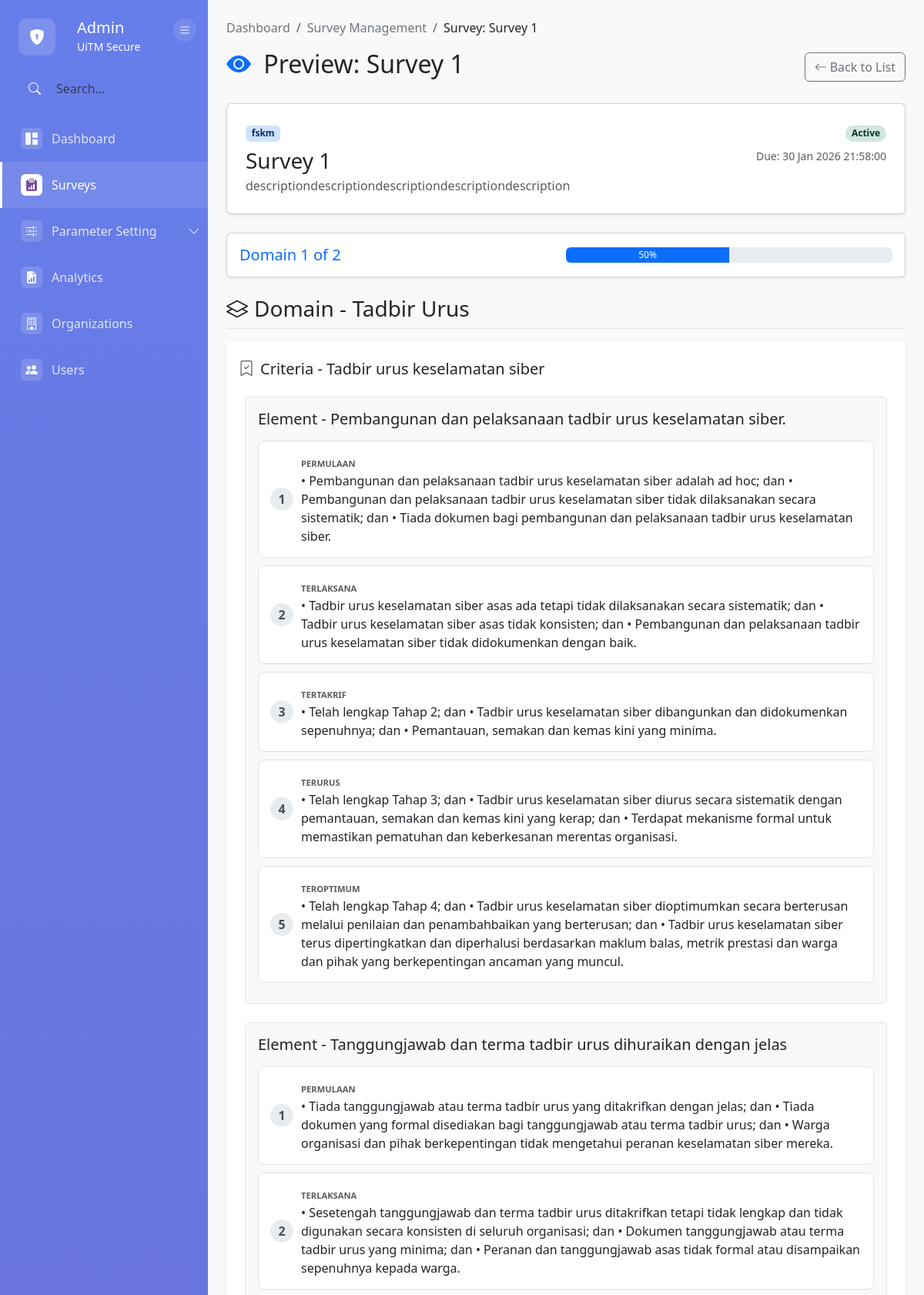
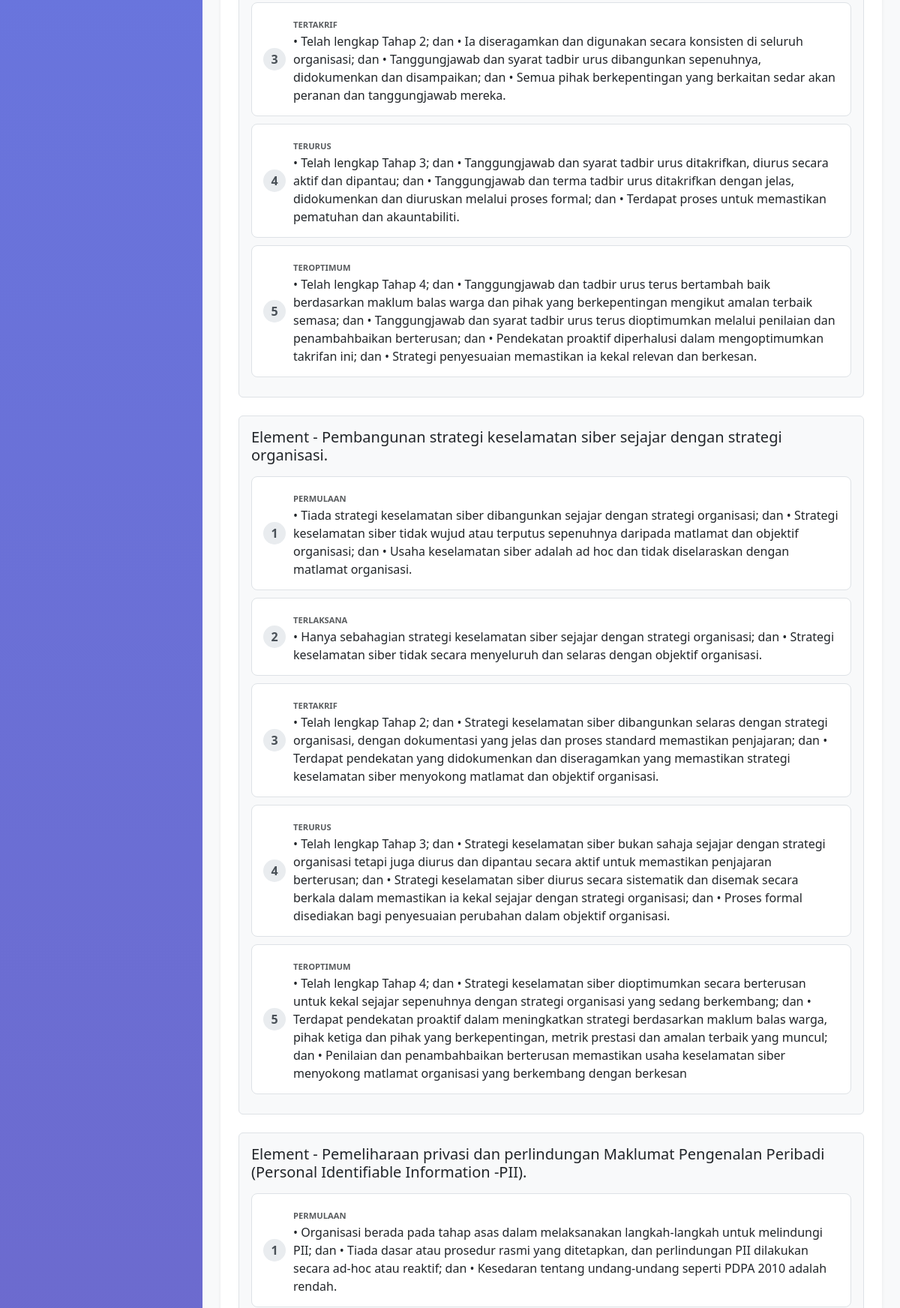
Screenshot of /modules/admin/survey/preview.php?id=SV001 (signed in, upper part) with the database file from the repository (2 pictures, top to bottom).
### tables this page shows
CREATE TABLE `survey` (
  `survey_ID` varchar(50) NOT NULL,
  `survey_name` varchar(30) NOT NULL,
  `department` varchar(50) DEFAULT NULL,
  `start_date` datetime DEFAULT NULL,
  `end_date` datetime DEFAULT NULL,
  `status` varchar(100) DEFAULT NULL,
  `survey_description` varchar(500) DEFAULT NULL,
  `created_by` varchar(10) DEFAULT NULL,
  `created_at` datetime DEFAULT NULL,
  `updated_id` varchar(10) DEFAULT NULL,
  `updated_by` date DEFAULT NULL
);

CREATE TABLE `score` (
  `score_ID` varchar(10) NOT NULL,
  `score_level` int(11) DEFAULT NULL,
  `desc_level` varchar(50) DEFAULT NULL,
  `input_id` varchar(10) DEFAULT NULL,
  `input_at` date DEFAULT NULL,
  `updated_id` varchar(10) DEFAULT NULL,
  `updated_at` date DEFAULT NULL,
  `status` enum('Active','Inactive') DEFAULT 'Active'
);

CREATE TABLE `score_element` (
  `se_ID` varchar(10) NOT NULL,
  `element_ID` varchar(10) DEFAULT NULL,
  `score_ID` varchar(10) DEFAULT NULL,
  `details` text DEFAULT NULL,
  `input_id` varchar(10) DEFAULT NULL,
  `input_at` date DEFAULT NULL,
  `updated_id` varchar(10) DEFAULT NULL,
  `updated_at` date DEFAULT NULL,
  `status` enum('Active','Inactive') DEFAULT 'Active'
);

### src/config/config.php (called while the page is built, shortened)
<?php
function truncate($string, $limit = 30, $end = '...') {
    if (mb_strlen($string) <= $limit) {
        return $string;
    }
    return mb_substr($string, 0, $limit) . $end;
}
?>

### src/modules/admin/survey/preview.php (the view, shortened to what this page needs)
<?php
require_once '../../../config/config.php';
$pdo = (new Database())->getConnection();
$survey_id = $_GET['id'];
$stmt_survey = $pdo->prepare("SELECT * FROM survey WHERE survey_ID = ?");
$stmt_survey->execute([$survey_id]);
$survey = $stmt_survey->fetch(PDO::FETCH_ASSOC);
$sql = "
    SELECT
        d.domain_ID, d.domain_name,
        c.criteria_ID, c.criteria_name,
        e.element_ID, e.element_name,
        s.score_level, s.desc_level,
        se.se_ID, se.details
    FROM survey_domain sd
    JOIN domain d ON sd.domain_ID = d.domain_ID
    JOIN criteria c ON d.domain_ID = c.domain_ID
    JOIN element e ON c.criteria_ID = e.criteria_ID
    LEFT JOIN score_element se ON e.element_ID = se.element_ID
    LEFT JOIN score s ON se.score_ID = s.score_ID
    WHERE sd.survey_ID = ?
    AND c.status = 'Active'
    AND e.status = 'Active'
    ORDER BY d.domain_ID, c.criteria_ID, e.element_ID, s.score_level ASC
";
$stmt_data = $pdo->prepare($sql);
$stmt_data->execute([$survey_id]);
$raw_data = $stmt_data->fetchAll(PDO::FETCH_ASSOC);
$survey_structure = [];
foreach ($raw_data as $row) {
    $d_id = $row['domain_ID'];
    $c_id = $row['criteria_ID'];
    $e_id = $row['element_ID'];
    if (!isset($survey_structure[$d_id])) {
        $survey_structure[$d_id] = [
            'name' => $row['domain_name'],
            'criteria' => []
        ];
    }
    if (!isset($survey_structure[$d_id]['criteria'][$c_id])) {
        $survey_structure[$d_id]['criteria'][$c_id] = [
            'name' => $row['criteria_name'],
            'elements' => []
        ];
    }
    if (!isset($survey_structure[$d_id]['criteria'][$c_id]['elements'][$e_id])) {
        $survey_structure[$d_id]['criteria'][$c_id]['elements'][$e_id] = [
            'name' => $row['element_name'],
            'scores' => []
        ];
    }
    if ($row['score_level']) {
        $survey_structure[$d_id]['criteria'][$c_id]['elements'][$e_id]['scores'][$row['score_level']] = [
            'se_id' => $row['se_ID'],
            'details' => $row['details'],
            'desc_level' => $row['desc_level']
        ];
    }
}
$domain_ids = array_keys($survey_structure);
$total_domains = count($domain_ids);
$survey_page = isset($_GET['page']) ? (int)$_GET['page'] : 1;
$current_domain_data = null;
if ($total_domains > 0 && isset($domain_ids[$survey_page - 1])) {
    $current_domain_data = $survey_structure[$domain_ids[$survey_page - 1]];
}
?>
<!DOCTYPE html>
<html lang="en">
<head>
    <link href="https://cdn.jsdelivr.net/npm/bootstrap@5.3.0/dist/css/bootstrap.min.css" rel="stylesheet">
    <link rel="stylesheet" href="https://cdn.jsdelivr.net/npm/bootstrap-icons@1.11.0/font/bootstrap-icons.css">
</head>
<body>
    <div class="container-fluid p-0 h-100">
        <div class="row g-0 h-100">
            <div class="col-md-2 col-lg-2 sidebar">
                <?php
                include_once __DIR__ . '/../../includes/admin_sidebar.php';
                ?>
            </div>
            <div class="col-md-10 col-lg-10 main-content-wrapper">
                <div class="main-content">
                    <nav aria-label="breadcrumb" class="mb-3">
                        <ol class="breadcrumb">
                            <li class="breadcrumb-item"><a href="../dashboard.php" class="text-decoration-none text-secondary">Dashboard</a></li>
                            <li class="breadcrumb-item"><a href="index.php" class="text-decoration-none text-secondary">Survey Management</a></li>
                            <li class="breadcrumb-item active text-dark" aria-current="page"
                                title="Survey: <?php echo htmlspecialchars($survey['survey_name']); ?>"> Survey: <?php echo htmlspecialchars(truncate($survey['survey_name'], 30)); ?>
                            </li>
                        </ol>
                    </nav>
                    <div class="d-flex justify-content-between align-items-center mb-4">
                        <div>
                            <h2>
                                <i class="bi bi-eye-fill me-2 text-primary"></i>
                                Preview: <?php echo htmlspecialchars($survey['survey_name']); ?>
                            </h2>
                        </div>
                        <a href="index.php" class="btn btn-outline-secondary">
                            <i class="bi bi-arrow-left me-1"></i>Back to List
                        </a>
                    </div>
                    <div class="card shadow-sm mb-4">
                        <div class="card-body p-4">
                            <div class="d-flex justify-content-between align-items-start">
                                <div>
                                    <span class="badge bg-primary-subtle text-primary-emphasis mb-2"><?php echo htmlspecialchars($survey['department']); ?></span>
                                    <h1 class="h3 mb-1"><?php echo htmlspecialchars($survey['survey_name']); ?></h1>
                                    <p class="text-muted mb-0"><?php echo htmlspecialchars($survey['survey_description']); ?></p>
                                </div>
                                <div class="text-end">
                                    <span class="badge bg-<?php echo ($survey['status'] === 'Active') ? 'success' : 'warning'; ?>-subtle text-<?php echo ($survey['status'] === 'Active') ? 'success' : 'warning'; ?>-emphasis rounded-pill">
                                        <?php echo htmlspecialchars($survey['status']); ?>
                                    </span>
                                    <div class="small text-muted mt-2">
                                        Due: <?php echo date('d M Y H:i:s', strtotime($survey['end_date'])); ?>
                                    </div>
                                </div>
                            </div>
                        </div>
                    </div>
                    <div id="survey-container">
                        <?php if (empty($survey_structure) || $total_domains == 0): ?>
                            <div class="card shadow-sm">
                                <div class="card-body text-center p-5">
                                    <div class="alert alert-warning d-inline-block">
                                        <i class="bi bi-exclamation-triangle me-2"></i>
                                        No domains or criteria found for this survey. Please <a href="edit.php?id=<?php echo htmlspecialchars($survey_id); ?>">configure the survey</a> first.
                                    </div>
                                </div>
                            </div>
                        <?php else: ?>
                            <div class="card shadow-sm mb-4">
                                <div class="card-body p-3">
                                    <div class="d-flex justify-content-between align-items-center">
                                        <h5 class="mb-0 text-primary">
                                            Domain <?php echo $survey_page; ?> of <?php echo $total_domains; ?>
                                        </h5>
                                        <div class="w-50">
                                            <div class="progress" style="height: 20px;">
                                                <?php
                                                $progress_percent = 0;
                                                if ($total_domains > 0) {
                                                    $progress_percent = max(0, ((int)$survey_page / (int)$total_domains) * 100);
                                                }
                                                ?>
                                                <div class="progress-bar" role="progressbar" style="width: <?php echo $progress_percent; ?>%;"
                                                     aria-valuenow="<?php echo $survey_page; ?>" aria-valuemin="1" aria-valuemax="<?php echo $total_domains; ?>">
                                                    <?php echo round($progress_percent); ?>%
                                                </div>
                                            </div>
                                        </div>
                                    </div>
                                </div>
                            </div>
                            <div class="mb-5">
                                <h3 class="border-bottom pb-2 mb-3 text-dark">
                                    <i class="bi bi-layers me-2"></i>Domain - <?php echo htmlspecialchars($current_domain_data['name']); ?>
                                </h3>
                                <?php foreach ($current_domain_data['criteria'] as $criteria_id => $criteria): ?>
                                    <div class="card shadow-sm mb-4 border-0">
                                        <div class="card-header bg-white border-bottom-0 pt-4 pb-0">
                                            <h4 class="h5 text-dark mb-0">
                                                <i class="bi bi-bookmark-check me-2 text-muted"></i>Criteria -
                                                <?php echo htmlspecialchars($criteria['name']); ?>
                                            </h4>
                                        </div>
                                        <div class="card-body p-4">
                                            <?php foreach ($criteria['elements'] as $element_id => $element): ?>
                                                <div class="mb-4 p-3 rounded bg-light border">
                                                    <h5 class="mb-3">Element - <?php echo htmlspecialchars($element['name']); ?></h5>
                                                    <div class="score-selection">
                                                        <?php for($i = 1; $i <= 5; $i++): ?>
                                                            <?php
                                                                $score_data = $element['scores'][$i] ?? null;
                                                                $detail_text = $score_data['details'] ?? 'No description available';
                                                                $desc_level = $score_data['desc_level'] ?? '';
                                                            ?>
                                                            <div class="d-block">
                                                                <label class="score-option d-flex align-items-center w-100"
                                                                    for="e_<?php echo $element_id; ?>_s_<?php echo $i; ?>">
                                                                    <span class="score-badge flex-shrink-0"><?php echo $i; ?></span>
                                                                    <div class="flex-grow-1">
                                                                        <small class="text-uppercase fw-bold text-muted" style="font-size: 0.7rem;">
                                                                            <?php echo htmlspecialchars($desc_level); ?>
                                                                        </small>
                                                                        <div class="mb-0">
                                                                            <?php echo htmlspecialchars($detail_text); ?>
                                                                        </div>
                                                                    </div>
                                                                </label>
                                                            </div>
                                                        <?php endfor; ?>
                                                    </div>
                                                </div>
                                            <?php endforeach; ?>
                                        </div>
                                    </div>
                                <?php endforeach; ?>
                            </div>
                        <?php endif; ?>
                    </div>
                </div>
            </div>
        </div>
    </div>
</body>
</html>

### src/modules/admin/survey/preview.php (style rules this page uses)
html, body { height: 100%; margin: 0; padding: 0; overflow-x: hidden; }
.main-content-wrapper { margin-left: 16.6667%; height: 100vh; overflow-y: auto; padding: 0; background-color: #f8f9fa; }
.main-content { padding: 1.5rem; }
.score-option { border: 1px solid #dee2e6; border-radius: 8px; padding: 15px; margin-bottom: 10px; transition: all 0.2s; cursor: default; background-color: #fff; }
.score-badge { width: 30px; height: 30px; display: inline-flex; align-items: center; justify-content: center; border-radius: 50%; background: #e9ecef; color: #495057; font-weight: bold; margin-right: 10px; }

### src/modules/includes/admin_sidebar.php (style rules this page uses)
@media (min-width: 992px) { .sidebar { width: 270px !important; min-width: 270px !important; max-width: 270px !important; flex: 0 0 270px !important; transition: all 0.3s ease; } }
@media (min-width: 992px) { .main-content-wrapper { margin-left: 270px !important; width: calc(100% - 270px) !important; transition: all 0.3s ease; } }
.sidebar { position: fixed; top: 0; bottom: 0; left: 0; z-index: 1000; background: linear-gradient(180deg, #667eea 0%, #764ba2 100%); color: white; overflow-y: auto; overflow-x: hidden; padding-right: 0 !important; display: flex; flex-direction: column; }

### rows the page displays
survey: survey_name "Survey 1", department "fskm", survey_description "descriptiondescriptiondescriptiondescriptiondescription", status "Active", end_date "30 Jan 2026 21:58:00"
score: desc_level "PERMULAAN"
score_element: details "• Pembangunan dan pelaksanaan tadbir urus keselamatan siber adalah ad hoc; dan • Pembangunan dan pelaksanaan tadbir urus keselamatan siber tidak dilaksanakan secara sistematik; dan • Tiada dokumen bagi pembangunan dan pelaksanaan tadbir urus keselamatan siber."
score: desc_level "TERLAKSANA"
score_element: details "• Tadbir urus keselamatan siber asas ada tetapi tidak dilaksanakan secara sistematik; dan • Tadbir urus keselamatan siber asas tidak konsisten; dan • Pembangunan dan pelaksanaan tadbir urus keselamatan siber tidak didokumenkan dengan baik."
score: desc_level "TERTAKRIF"
score_element: details "• Telah lengkap Tahap 2; dan • Tadbir urus keselamatan siber dibangunkan dan didokumenkan sepenuhnya; dan • Pemantauan, semakan dan kemas kini yang minima."
score: desc_level "TERURUS"
score_element: details "• Telah lengkap Tahap 3; dan • Tadbir urus keselamatan siber diurus secara sistematik dengan pemantauan, semakan dan kemas kini yang kerap; dan • Terdapat mekanisme formal untuk memastikan pematuhan dan keberkesanan merentas organisasi."
score: desc_level "TEROPTIMUM"
score_element: details "• Telah lengkap Tahap 4; dan • Tadbir urus keselamatan siber dioptimumkan secara berterusan melalui penilaian dan penambahbaikan yang berterusan; dan • Tadbir urus keselamatan siber terus dipertingkatkan dan diperhalusi berdasarkan maklum balas, metrik prestasi dan warga dan pihak yang berkepentingan ancaman yang muncul."
score_element: details "• Tiada tanggungjawab atau terma tadbir urus yang ditakrifkan dengan jelas; dan • Tiada dokumen yang formal disediakan bagi tanggungjawab atau terma tadbir urus; dan • Warga organisasi dan pihak berkepentingan tidak mengetahui peranan keselamatan siber mereka."
score_element: details "• Sesetengah tanggungjawab dan terma tadbir urus ditakrifkan tetapi tidak lengkap dan tidak digunakan secara konsisten di seluruh organisasi; dan • Dokumen tanggungjawab atau terma tadbir urus yang minima; dan • Peranan dan tanggungjawab asas tidak formal atau disampaikan sepenuhnya kepada warga."
score_element: details "• Telah lengkap Tahap 2; dan • Ia diseragamkan dan digunakan secara konsisten di seluruh organisasi; dan • Tanggungjawab dan syarat tadbir urus dibangunkan sepenuhnya, didokumenkan dan disampaikan; dan • Semua pihak berkepentingan yang berkaitan sedar akan peranan dan tanggungjawab mereka."
score_element: details "• Telah lengkap Tahap 3; dan • Tanggungjawab dan syarat tadbir urus ditakrifkan, diurus secara aktif dan dipantau; dan • Tanggungjawab dan terma tadbir urus ditakrifkan dengan jelas, didokumenkan dan diuruskan melalui proses formal; dan • Terdapat proses untuk memastikan pematuhan dan akauntabiliti."
score_element: details "• Telah lengkap Tahap 4; dan • Tanggungjawab dan tadbir urus terus bertambah baik berdasarkan maklum balas warga dan pihak yang berkepentingan mengikut amalan terbaik semasa; dan • Tanggungjawab dan syarat tadbir urus terus dioptimumkan melalui penilaian dan penambahbaikan berterusan; dan • Pendekatan proaktif diperhalusi dalam mengoptimumkan takrifan ini; dan • Strategi penyesuaian memastikan ia kekal relevan dan berkesan."
score_element: details "• Tiada strategi keselamatan siber dibangunkan sejajar dengan strategi organisasi; dan • Strategi keselamatan siber tidak wujud atau terputus sepenuhnya daripada matlamat dan objektif organisasi; dan • Usaha keselamatan siber adalah ad hoc dan tidak diselaraskan dengan matlamat organisasi."
score_element: details "• Hanya sebahagian strategi keselamatan siber sejajar dengan strategi organisasi; dan • Strategi keselamatan siber tidak secara menyeluruh dan selaras dengan objektif organisasi."
score_element: details "• Telah lengkap Tahap 2; dan • Strategi keselamatan siber dibangunkan selaras dengan strategi organisasi, dengan dokumentasi yang jelas dan proses standard memastikan penjajaran; dan • Terdapat pendekatan yang didokumenkan dan diseragamkan yang memastikan strategi keselamatan siber menyokong matlamat dan objektif organisasi."
score_element: details "• Telah lengkap Tahap 3; dan • Strategi keselamatan siber bukan sahaja sejajar dengan strategi organisasi tetapi juga diurus dan dipantau secara aktif untuk memastikan penjajaran berterusan; dan • Strategi keselamatan siber diurus secara sistematik dan disemak secara berkala dalam memastikan ia kekal sejajar dengan strategi organisasi; dan • Proses formal disediakan bagi penyesuaian perubahan dalam objektif organisasi."
score_element: details "• Telah lengkap Tahap 4; dan • Strategi keselamatan siber dioptimumkan secara berterusan untuk kekal sejajar sepenuhnya dengan strategi organisasi yang sedang berkembang; dan • Terdapat pendekatan proaktif dalam meningkatkan strategi berdasarkan maklum balas warga, pihak ketiga dan pihak yang berkepentingan, metrik prestasi dan amalan terbaik yang muncul; dan • Penilaian dan penambahbaikan berterusan memastikan usaha keselamatan siber menyokong matlamat organisasi yang berkembang dengan berkesan"
score_element: details "• Organisasi berada pada tahap asas dalam melaksanakan langkah-langkah untuk melindungi PII; dan • Tiada dasar atau prosedur rasmi yang ditetapkan, dan perlindungan PII dilakukan secara ad-hoc atau reaktif; dan • Kesedaran tentang undang-undang seperti PDPA 2010 adalah rendah."

### other values shown
$survey_page "1"
$total_domains "2"
$progress_percent "50"
$current_domain_data['name'] "Tadbir Urus"
$criteria['name'] "Tadbir urus keselamatan siber"
$element['name'] "Pembangunan dan pelaksanaan tadbir urus keselamatan siber."
$element['name'] "Tanggungjawab dan terma tadbir urus dihuraikan dengan jelas"
$element['name'] "Pembangunan strategi keselamatan siber sejajar dengan strategi organisasi."
$element['name'] "Pemeliharaan privasi dan perlindungan Maklumat Pengenalan Peribadi (Personal Identifiable Information -PII)."
